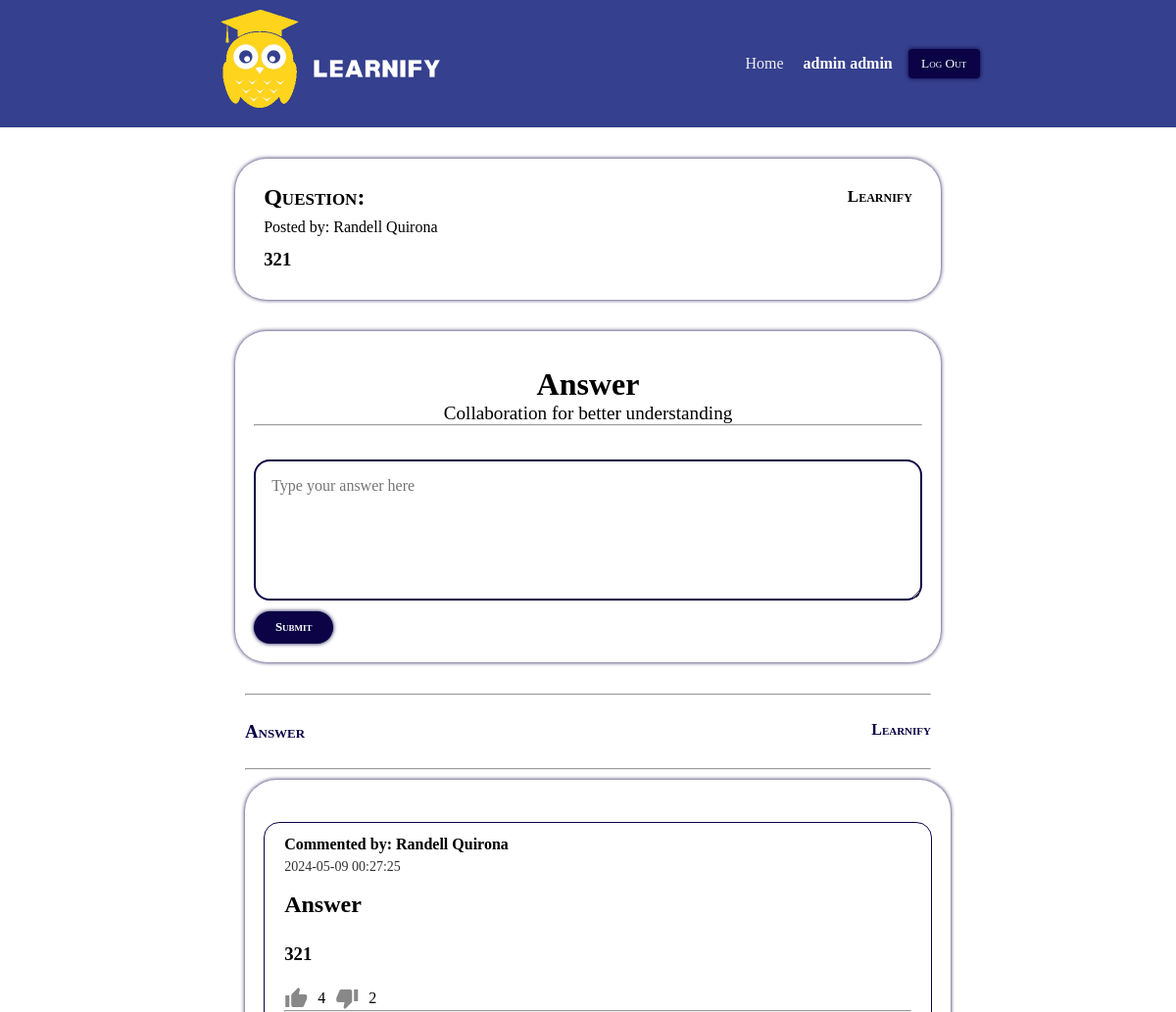
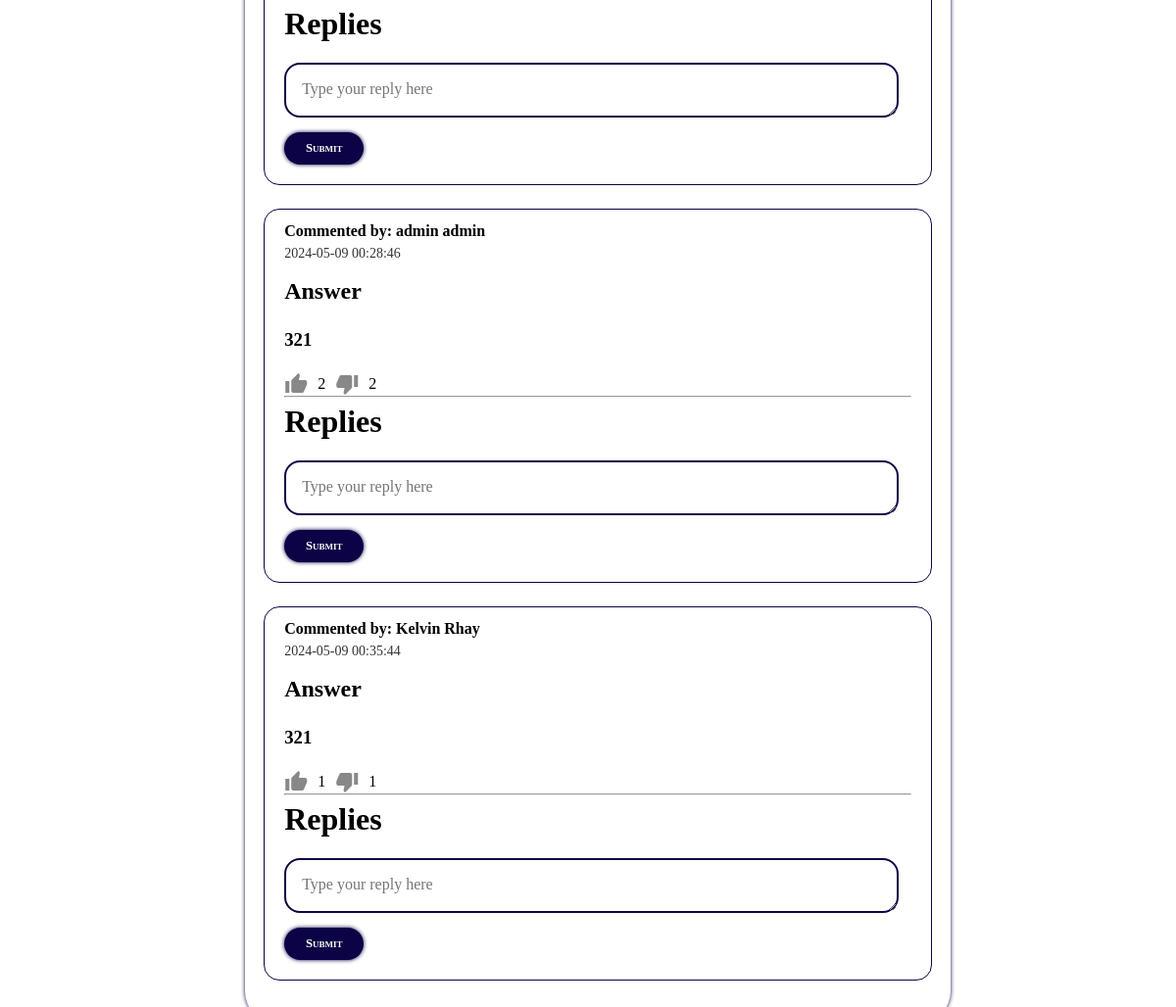
The page /post_and_comment_system/comment.php?id=72 (signed in) on the database its author committed (2 pictures, top to bottom).
### tables this page shows
CREATE TABLE `user` (
  `user_id` int(11) NOT NULL,
  `username` varchar(200) NOT NULL,
  `password` varchar(200) NOT NULL,
  `firstname` varchar(200) NOT NULL,
  `lastname` varchar(200) NOT NULL
);

CREATE TABLE `post` (
  `post_id` int(11) NOT NULL,
  `user_id` int(11) NOT NULL,
  `content` varchar(500) NOT NULL,
  `subjectname` varchar(200) NOT NULL,
  `gradelevel` varchar(200) NOT NULL,
  `date_created` varchar(500) NOT NULL
);

CREATE TABLE `comment` (
  `comment_id` int(11) NOT NULL,
  `secondpost_id` int(11) NOT NULL,
  `user_id` int(11) NOT NULL,
  `content` varchar(500) NOT NULL,
  `date_posted` varchar(500) NOT NULL,
  `likes` int(11) NOT NULL,
  `dislikes` int(11) NOT NULL
);

### post_and_comment_system/session.php (called while the page is built, shortened)
<?php
include("dbconn.php");
$user_id = $_SESSION['id'];
$member_query = mysqli_query($conn, "SELECT * FROM user WHERE user_id = '$user_id'");
$member_row = mysqli_fetch_array($member_query);
?>

### post_and_comment_system/comment.php (the view, shortened to what this page needs)
<?php
include("dbconn.php");
include("session.php");
?>
<!DOCTYPE html>
<html lang="en">
<head>
    <link rel="stylesheet" href="style.css"/>
</head>
<body>
                <nav>
                    <label id="logo">
                        <a href="home.php">
                            <img id="logos" src="images/logo.png">
                        </a>
                    </label>
                    <div class="links-container">
                        <a class="home-link" href="home.php">Home</a>
                    </div>
                    <div class="user-logined">
                        <span><?php echo $member_row['firstname']." ".$member_row['lastname']; ?></span>
                    </div>
                    <div class="user-info">
                        <form action="logout.php" method="post">
                            <button class="logout-btn" type="submit">Log Out</button>
                        </form>
                    </div>
                </nav>
        <?php
        $post_id = isset($_GET['id']) ? $_GET['id'] : null;
        if ($post_id !== null) {
            $post_query = mysqli_query($conn, "SELECT post.*, user.firstname, user.lastname FROM post JOIN user ON post.user_id = user.user_id WHERE post.post_id = '$post_id'");
            $post_row = mysqli_fetch_assoc($post_query);
            if ($post_row) {
                ?>
    <div class="container">
        <div class="container-1">
            <div class="question-wrap">
            <h2>Question:</h2>
            <div class="brand">
                <p>Learnify</p>
            </div>
            </div>
            <p>Posted by: <?php echo $post_row['firstname'] . " " . $post_row['lastname']; ?></p>
            <h3><?php echo $post_row['content']; ?></h3>
        </div>
    </div>
    <?php
            } else {
            }
        } else {
            echo "Post ID not provided.";
        }
    ?>
    <div class="comment-parent">
        <div class="comment-section">
            <div class="answer-section">
            <h2 class="comment-header">Answer</h2>
            <p>Collaboration for better understanding</p>
            <hr/>
            <br/>
        </div>
            <form class='comment-form' method='post' action='comment.php'>
                <textarea name='comment_content' rows='2' cols='44' style='' placeholder='Type your answer here' required></textarea><br>
                <input type='submit' name='comment'>
            </form>
        </div>
    </div>
<div class="users-comment">
    <hr/>
    <div class="answer-header">
        <h3>Answer</h3>
        <p class="reviews">Learnify</p>
    </div>
    <hr/>
    <div class="current-comments">
        <?php
        if ($post_id !== null) {
            $comment_query = mysqli_query($conn, "SELECT comment.*, user.firstname, user.lastname, COALESCE(SUM(likes), 0) AS total_likes, COALESCE(SUM(dislikes), 0) AS total_dislikes FROM comment JOIN user ON comment.user_id = user.user_id WHERE comment.secondpost_id = '$post_id' GROUP BY comment.comment_id");
            while ($comment_row = mysqli_fetch_assoc($comment_query)) {
                $comment_id = $comment_row['comment_id'];
                $comment_container_id = "comment_$comment_id";
                ?>
                <div id="<?php echo $comment_container_id; ?>" class="comment">
                    <strong>Commented by: <?php echo $comment_row['firstname'] . " " . $comment_row['lastname']; ?></strong>
                    <p class="comment_date"><?php echo $comment_row['date_posted']; ?></p>
                    <h2>Answer</h2>
                    <h3><?php echo $comment_row['content']; ?></h3>
                    <div class="like-dislike-container">
                        <div class="like-button material-icons" onclick="handleLike(<?php echo $comment_id; ?>)">thumb_up</div>
                        <div class="like-count"><?php echo $comment_row['total_likes']; ?></div>
                        <div class="dislike-button material-icons" onclick="handleDislike(<?php echo $comment_id; ?>)">thumb_down</div>
                        <div class="dislike-count"><?php echo $comment_row['total_dislikes']; ?></div>
                    </div>
                    <hr>
                    <h1 class="replytitle">Replies</h1>
                    <form class="replycomment-form" method="post" action="comment.php?id=<?php echo $post_id; ?>">
                        <textarea name="reply_content" rows="2" cols="44" style="" placeholder="Type your reply here" required></textarea><br>
                        <input class="replysubbtn" type="submit" name="reply">
                    </form>
                </div>
            <?php }
        } ?>
    </div>
</div>
</body>
</html>

### post_and_comment_system/style.css (style rules this page uses)
:root { --color-1: #35408E; --text-color: #f0f0f0; }
* { margin: 0; padding: 0; }
html { font-size: 12pt; font-family: "Noto Sans"; }
nav { height: 130px; background-color: var(--color-1); display: flex; justify-content: center; align-items: center; }
.links-container { display: flex; }
nav a { height: 100%; padding: 0 20px; display: flex; align-items: center; text-decoration: none; color: var(--text-color); }
#logos { width: 50%; height: 70%; margin-top: 6%; }
nav .home-link { margin-right: auto; }

### post_and_comment_system/comment.php (style rules this page uses)
* { margin: 0; padding: 0; box-sizing: border-box; font-family: "Proxima-nova"; }
.user-logined { margin-right: 1em; }
.user-logined span { font-weight: bold; color: white; }
.logout-btn { background-color: #0b0345; color: #fff; border: none; padding: 0.5em 1em; border-radius: 4px; cursor: pointer; transition: all .1s ease; box-shadow: 0 0 4px #0b0345; font-variant: small-caps; }
.answer-header { display: flex; justify-content: space-between; margin: 0 1rem; padding: 1rem 0; }
.answer-header >* { font-variant: small-caps; color: #0b0345; font-weight: 600; }
.current-comments { margin: 10px 10px; }
.container { max-width: 45em; min-height: auto; margin: 2em auto; }
.container-1 { min-height: 100%; min-width: 100%; padding: 1.2em; border-radius:2em ; box-shadow: 0 0 4px #0b0345; }
.container-1 >* { margin: 10px; line-height: 1.3em; }
.question-wrap { display: flex; justify-content: space-between; align-items: center; font-weight: 600; font-variant: small-caps; }
.question-wrap p { font-size: 17px; }
.comment-parent { max-width: 45em; margin: 2em auto; }
.comment-section { min-height: 100%; min-width: 100%; padding: 1.2em; border-radius:2em ; box-shadow: 0 0 4px #0b0345; }
.users-comment >* { margin: 10px; }
.comment-form { max-width: 50em; width: 100%; }
.comment-form textarea { width: 100%; min-height: 9em; outline:none; padding: 0 0 0 1em; border-radius: 1em; padding-top: 1em; resize: vertical; border: #0b0345 solid 2px; font-size: 16px; }
.comment-form input { margin-top: .6em; padding: .7em 1.7em; border-radius: 2em; background-color: #0b0345; font-variant: small-caps; color: white; font-size: .8em; outline: none; font-weight: bold; border: none; box-shadow: 0 0 4px #0b0345; transition: background-color 0.3s, color 0.3s, box-shadow 0.3s; }
.replycomment-form { width: 100%; height: 10%; }
.replycomment-form textarea { margin-top: 1em; width: 95%; height: 5%; outline:none; padding: 0 0 0 1em; border-radius: 1em; padding-top: 1em; resize: vertical; border: #0b0345 solid 2px; font-size: 16px; }
.like-dislike-container { display: flex; align-items: center; gap: 10px; }
.like-button, .dislike-button { cursor: pointer; font-size: 24px; color: #888; }
.replycomment-form input { margin-top: .6em; padding: .7em 1.7em; border-radius: 2em; background-color: #0b0345; font-variant: small-caps; color: white; font-size: .8em; outline: none; font-weight: bold; border: none; box-shadow: 0 0 4px #0b0345; transition: background-color 0.3s, color 0.3s, box-shadow 0.3s; }
.answer-section { margin: 1em 0; text-align: center; }
.answer-section .comment-header { font-size: 2em; }
.answer-section p { font-size: 1.2em; }
.replysubbtn { margin-bottom: 10px; }
.users-comment { max-width: 45em; margin: 2em auto; }
.current-comments { min-height: 100%; min-width: 100%; padding: 1.2em; border-radius:2em ; box-shadow: 0 0 4px #0b0345; }
.comment { border: #0b0345 1px solid; margin: 1.5em 0; border-radius: 1em; padding: 10px; min-height: 200px; word-wrap: break-word; }
.comment > * { margin: 0 10px; line-height: 1.5em; }
.comment h3 { margin: 1em 10px; }
.comment h2 { margin-top: 10px; }
.comment p { opacity: .8; font-size: 14px; }

### rows shown on the page
user: firstname "admin", lastname "admin"
post: user.firstname "Randell", user.lastname "Quirona", content "321"
comment: user.firstname "Randell", user.lastname "Quirona", date_posted "2024-05-09 00:27:25", content "321", total_likes "4", total_dislikes "2"
comment: user.firstname "admin", user.lastname "admin", date_posted "2024-05-09 00:28:46", content "321", total_likes "2", total_dislikes "2"
comment: user.firstname "Kelvin", user.lastname "Rhay", date_posted "2024-05-09 00:35:44", content "321", total_likes "1", total_dislikes "1"
